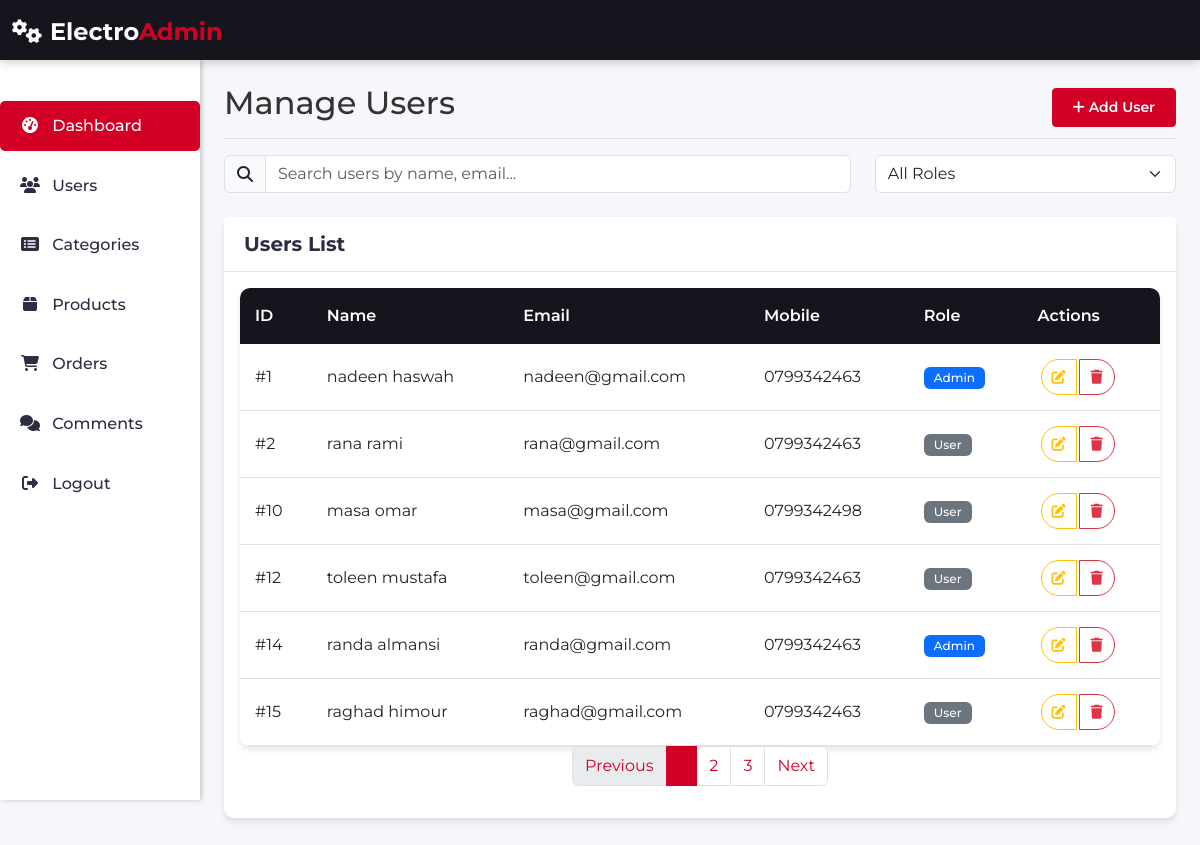
/admin/users.php, run on the app's committed database.
### tables this page shows
CREATE TABLE IF NOT EXISTS `users` (
  `user_id` int NOT NULL AUTO_INCREMENT,
  `email` varchar(100) NOT NULL,
  `first_name` varchar(100) NOT NULL,
  `last_name` varchar(100) NOT NULL,
  `mobile` varchar(20) DEFAULT NULL,
  `password` varchar(255) NOT NULL,
  `role` enum('admin','user') NOT NULL DEFAULT 'user',
  PRIMARY KEY (`user_id`),
  UNIQUE KEY `email` (`email`)
);

### admin/config/database.php (called while the page is built, shortened)
<?php
class DatabasePDO
{
    private static $instance = null;
    private $conn;
    private function __construct()
    {
        $dsn = "mysql:host=" . DB_HOST . ";dbname=" . DB_NAME . ";charset=utf8mb4";
        $this->conn = new PDO($dsn, DB_USER, DB_PASS, [
            PDO::ATTR_ERRMODE => PDO::ERRMODE_EXCEPTION
        ]);
    }
    public static function getInstance()
    {
        if (self::$instance === null) {
            self::$instance = new DatabasePDO();
        }
        return self::$instance;
    }
    public function query($sql, $params = [])
    {
        $stmt = $this->conn->prepare($sql);
        $stmt->execute($params);
        return $stmt;
    }
}
$db = DatabasePDO::getInstance();

### admin/users.php (the view, shortened to what this page needs)
<?php
require_once 'config/database.php';
?>
<!DOCTYPE html>
<html lang="en">
<head>
    <link href="https://cdn.jsdelivr.net/npm/bootstrap@5.3.0-alpha1/dist/css/bootstrap.min.css" rel="stylesheet">
    <link rel="stylesheet" href="https://cdnjs.cloudflare.com/ajax/libs/font-awesome/6.4.0/css/all.min.css">
    <link rel="stylesheet" href="assets/css/admin-style.css">
</head>
<body>
    <header class="admin-header">
        <?php
        include('includes/header.php');
        ?>
    </header>
    <div class="container-fluid">
        <div class="row">
            <nav id="sidebar" class="col-md-3 col-lg-2 d-md-block sidebar">
                <?php
                include('includes/sidebar.php');
                ?>
            </nav>
            <main class="col-md-9 ms-sm-auto col-lg-10 px-md-4 mt-5">
                <div class="d-flex justify-content-between flex-wrap flex-md-nowrap align-items-center pt-3 pb-2 mb-3 border-bottom">
                    <h1 class="h2">Manage Users</h1>
                    <div class="btn-toolbar mb-2 mb-md-0">
                        <button class="btn btn-sm btn-primary" data-bs-toggle="modal" data-bs-target="#addUserModal">
                            <i class="fas fa-plus"></i> Add User
                        </button>
                    </div>
                </div>
                <div class="row mb-4">
                    <div class="col-md-8">
                        <div class="input-group">
                            <span class="input-group-text"><i class="fas fa-search"></i></span>
                            <input type="text" class="form-control table-search" name="keyword" placeholder="Search users by name, email..." data-table="usersTable">
                        </div>
                    </div>
                    <div class="col-md-4">
                        <select class="form-select">
                            <option value="">All Roles</option>
                        </select>
                    </div>
                </div>
                <div class="card">
                    <div class="card-header d-flex justify-content-between align-items-center">
                        <h5 class="mb-0">Users List</h5>
                    </div>
                    <div class="card-body">
                        <div class="table-responsive">
                            <table class="table table-hover" id="usersTable">
                                <thead>
                                    <tr>
                                        <th>ID</th>
                                        <th>Name</th>
                                        <th>Email</th>
                                        <th>Mobile</th>
                                        <th>Role</th>
                                        <th>Actions</th>
                                    </tr>
                                </thead>
                                <tbody>
                                    <?php
                                    $sql = "SELECT * FROM users";
                                    $result = $db->query($sql);
                                    $users = $result->fetchAll(PDO::FETCH_ASSOC);
                                    if (count($users) > 0):
                                        foreach ($users as $user) :
                                            $roleBadge = $user['role'] == 'admin' ? 'primary' : 'secondary';
                                    ?>
                                            <tr>
                                                <td>#<?php echo $user['user_id']; ?></td>
                                                <td>
                                                    <div class="d-flex align-items-center">
                                                        <?php echo htmlspecialchars($user['first_name'] . " " . $user['last_name']); ?>
                                                    </div>
                                                </td>
                                                <td><?php echo htmlspecialchars($user['email']); ?></td>
                                                <td><?php echo htmlspecialchars($user['mobile']); ?></td>
                                                <td><span class="badge bg-<?php echo $roleBadge; ?>"><?php echo ucfirst($user['role']); ?></span></td>
                                                <td>
                                                    <div class="btn-group" role="group">
                                                        <a href="update_user.php?id=<?= $user['user_id']; ?>"
                                                            class="btn btn-sm btn-outline-warning btn-action" title="Edit">
                                                            <i class="fas fa-edit"></i>
                                                        </a>
                                                        <button
                                                            class="btn btn-sm btn-outline-danger btn-action btn-delete"
                                                            title="Delete"
                                                            data-bs-toggle="modal"
                                                            data-bs-target="#deleteModal"
                                                            data-id="<?= $user['user_id']; ?>">
                                                            <i class="fas fa-trash"></i>
                                                        </button>
                                                    </div>
                                                </td>
                                            </tr>
                                    <?php
                                        endforeach;
                                    endif;
                                    ?>
                                </tbody>
                            </table>
                        </div>
                        <nav aria-label="Page navigation">
                            <ul class="pagination justify-content-center">
                                <li class="page-item disabled">
                                    <a class="page-link" href="#" tabindex="-1">Previous</a>
                                </li>
                                <li class="page-item active"><a class="page-link" href="#">1</a></li>
                                <li class="page-item"><a class="page-link" href="#">2</a></li>
                                <li class="page-item"><a class="page-link" href="#">3</a></li>
                                <li class="page-item">
                                    <a class="page-link" href="#">Next</a>
                                </li>
                            </ul>
                        </nav>
                    </div>
                </div>
            </main>
        </div>
    </div>
</body>
</html>

### admin/assets/css/admin-style.css (style rules this page uses)
:root { --body-color: #333; --headers-color: #2B2D42; --primary-color: #D10024; --dark-color: #15161D; --dark-alt: #1E1F29; --grey-light: #E4E7ED; --grey-lighter: #FBFBFC; --grey-medium: #8D99AE; --grey-dark: #B9BABC; }
* { margin: 0; padding: 0; box-sizing: border-box; }
body { font-family: 'Montserrat', sans-serif; color: var(--body-color); background-color: #f5f7fb; line-height: 1.6; overflow-x: hidden; }
h1, h2, h3, h4, h5, h6 { color: var(--headers-color); font-weight: 700; }
a { text-decoration: none; color: var(--primary-color); transition: all 0.3s ease; }
.btn-primary { background-color: var(--primary-color); border-color: var(--primary-color); padding: 8px 20px; font-weight: 600; transition: all 0.3s ease; }
.admin-header { background-color: var(--dark-color); color: white; padding: 0; box-shadow: 0 2px 10px rgba(0, 0, 0, 0.1); position: fixed; top: 0; right: 0; left: 0; z-index: 1030; height: 60px; }
#sidebar { background-color: white; box-shadow: 2px 0 5px rgba(0, 0, 0, 0.1); height: calc(100vh - 60px); position: fixed; top: 60px; left: 0; overflow-y: auto; transition: all 0.3s; z-index: 1000; }
.sidebar { padding-top: 20px; }
main { margin-top: 60px; padding: 20px; min-height: calc(100vh - 60px); }
.table-responsive { border-radius: 10px; overflow: hidden; box-shadow: 0 4px 6px rgba(0, 0, 0, 0.1); }
.table { margin-bottom: 0; }
.table thead th { background-color: var(--dark-color); color: white; border: none; font-weight: 600; padding: 15px; }
.table tbody td { padding: 15px; vertical-align: middle; }
.badge { padding: 5px 10px; font-weight: 500; }
.card { border: none; border-radius: 10px; box-shadow: 0 4px 6px rgba(0, 0, 0, 0.1); margin-bottom: 20px; }
.card-header { background-color: white; border-bottom: 1px solid var(--grey-light); padding: 15px 20px; font-weight: 600; }
.pagination .page-link { color: var(--primary-color); }
.pagination .page-item.active .page-link { background-color: var(--primary-color); border-color: var(--primary-color); }
.btn-action { width: 36px; height: 36px; display: inline-flex; align-items: center; justify-content: center; border-radius: 50%; margin: 0 3px; }

### data on the page
users: user_id "1", first_name+last_name "nadeen haswah", email "nadeen@gmail.com", mobile "0799342463", role "Admin"
users: user_id "2", first_name+last_name "rana rami", email "rana@gmail.com", mobile "0799342463", role "User"
users: user_id "10", first_name+last_name "masa omar", email "masa@gmail.com", mobile "0799342498", role "User"
users: user_id "12", first_name+last_name "toleen mustafa", email "toleen@gmail.com", mobile "0799342463", role "User"
users: user_id "14", first_name+last_name "randa almansi", email "randa@gmail.com", mobile "0799342463", role "Admin"
users: user_id "15", first_name+last_name "raghad himour", email "raghad@gmail.com", mobile "0799342463", role "User"
